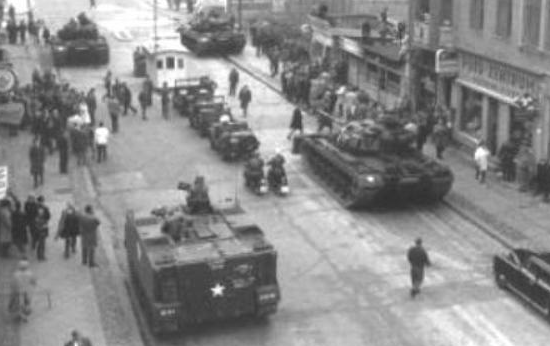
#> input picture DIPSourceHW2.png, 550 x 346 px
$ python enhance.py   (older library calls are emulated)
#> lines starting #> are read from the running program, lines starting #| are printed output that depends on the picture; long printed decimals are rounded
from scipy.signal import convolve2d
from matplotlib import pyplot as plt
import numpy as np
import numpy.matlib
import scipy
from scipy.signal import convolve2d
from scipy import fftpack, signal
import math
from scipy.sparse import csgraph
from scipy.fftpack import fft2, ifft2, fftshift

ALPHA = 2
PATCH_SIZE = 50
PATCH_SIZE_RESCALED = int(PATCH_SIZE / ALPHA)
KERNEL_SIZE = 7
SIGMA = 1
WINDOW = 7


# Displays a grayscale image to the user
def show_image(img, title):
    plt.title(title)
    plt.imshow(img, cmap='gray')
    plt.show()


# Displays a grayscale image to the user and also saves it
def show_and_save(img, title):
    show_image(img, title)
    plt.imsave(title + '.png', img, cmap='gray')


# This is the MATLAB im2col function
def im2col(A, sz):
    m, n = A.shape
    s1, s2 = A.strides
    rows = m - sz[0] + 1
    cols = n - sz[1] + 1
    shp = sz[0], sz[1], rows, cols
    strd = s1, s2, s1, s2

    out = np.lib.stride_tricks.as_strided(A, shape=shp, strides=strd).reshape(sz[0] * sz[1], -1)[:, ::1]
    return out


# This function creates the convolution matrix by sliding a window of size sz across the image A
def im2col_new(A, sz):
    mat = []
    for j in range(0, A.shape[1] - sz[1] + 1):
        for i in range(0, A.shape[0] - sz[0] + 1):
            window = A[i:i + sz[0], j:j + sz[1]].reshape((KERNEL_SIZE, KERNEL_SIZE))
            window = np.transpose(window)  # each individual window
            window = np.reshape(window, (pow(KERNEL_SIZE, 2)))
            mat.append(window)
    return mat


def mseCalc(imageA, imageB):
    # the 'Mean Squared Error' between the two images is the
    # sum of the squared difference between the two images;
    # NOTE: the two images must have the same dimension
    err = np.sum((imageA.astype("float") - imageB.astype("float")) ** 2)
    err /= float(imageA.shape[0] * imageA.shape[1])

    # return the MSE, the lower the error, the more "similar"
    # the two images are
    return err


# This function calculates the PSNR between two images
def psnr(img1, img2):
    mse = mseCalc(img1, img2)
    if mse == 0:
        return 100
    pixel_max = 255.0
    return 20 * math.log10(pixel_max / math.sqrt(mse))


# This function returns a 2D Gaussian kernel
def gkern(kernlen, std):
    gkern1d = signal.gaussian(kernlen, std=std).reshape(kernlen, 1)
    gkern2d = np.outer(gkern1d, gkern1d)
    return gkern2d


# This function returns a 2D Sinc kernel
def skern(kernlen, window):
    x = np.linspace(-(kernlen / 2), (kernlen / 2), window)
    xx = np.outer(x, x)
    kern = np.sinc(xx)
    return kern


# This function returns the Laplacian matrix
def laplacian(window_size, range):
    x = np.linspace(-range, range, window_size)
    xx = np.outer(x, x)
    return csgraph.laplacian(xx, normed=False)


# This function calculates the RMSE between two images
def RMSE(img1, img2):
    squared_diff = (img1 - img2) ** 2
    summed = np.sum(squared_diff)
    return math.sqrt(summed)


# This function creates patches of size patch_size out of an image
def create_patches(img, patch_size):
    patches = []
    for i in range(0, int(img.shape[0] - patch_size), patch_size):
        for j in range(0, int(img.shape[1] - patch_size), patch_size):
            patch = img[i:i + patch_size, j:j + patch_size]
            patches.append(patch)
    return patches


# This function calculates r_j_alpha by multiplying every Rj matrix with the kernel vector
def convolve_patches(Rjs, kernel):
    col_r = []
    for rj in Rjs:
        col_r.append(np.matmul(rj, kernel))
    return col_r


# This function adds padding to the kernel so that it'll be the same dimension as a given image. Used
# for the Wiener filter
def expand_kernel(img, kernel):
    pad_lim_x = (np.shape(img)[0] - np.shape(kernel)[0]) / 2
    pad_lim_y = (np.shape(img)[1] - np.shape(kernel)[1]) / 2
    pad_lim_x_0 = pad_lim_x
    pad_lim_x_1 = pad_lim_x
    pad_lim_y_0 = pad_lim_y
    pad_lim_y_1 = pad_lim_y
    if np.mod(np.shape(img)[0] - np.shape(kernel)[0], 2) == 1:
        pad_lim_x_0 = pad_lim_x + 0.5
        pad_lim_x_1 = pad_lim_x - 0.5
    if np.mod(np.shape(img)[1] - np.shape(kernel)[1], 2) == 1:
        pad_lim_y_0 = pad_lim_y + 0.5
        pad_lim_y_1 = pad_lim_y - 0.5
    padded_kernel = np.pad(kernel, ((int(pad_lim_x_0), int(pad_lim_x_1)), (int(pad_lim_y_0), int(pad_lim_y_1))),
                           'constant', constant_values=((0, 0), (0, 0)))
    return padded_kernel


# This function turns every patch within the sets r and q into column vectors
def columnise_patches(r, q):
    col_r = []
    col_q = []
    for patch in r:
        patch = np.array(patch)
        col_r.append(np.reshape(patch, (patch.shape[0] * patch.shape[1], 1)))

    for patch in q:
        patch = np.array(patch)
        col_q.append(np.reshape(patch, (patch.shape[0] * patch.shape[1], 1)))

    return col_r, col_q


def calc_weights_nominative(q, r):
    return np.exp((-0.5) * math.pow((numpy.linalg.norm(q - r)) / SIGMA, 2))


# This function calculates the weights for given sets of r and q
def calc_weights(r, q):
    weights = np.zeros((len(q), len(r)), dtype=float)  # [[0] * len(r) for i in range(len(q))]
    for i in range(len(q)):
        sum = 0
        for j in range(len(r)):
            sum += calc_weights_nominative(q[i], r[j])
        for j in range(len(r)):
            weights[i][j] = calc_weights_nominative(q[i], r[j]) / sum
    return weights


# The matrix S is an identity matrix with zero lines corresponding to the ALPHA constant. It is used as
# a downsampling matrix.
def create_S(m, n):
    S = np.zeros((math.ceil(pow(m / ALPHA, 2)), pow(m - n + 1, 2)))
    i = 1
    j = 0
    while j < S.shape[0]:
        if i % ALPHA == 0:
            i += 1
        else:
            S[j][i - 1] = 1
            i += 1
        j += 1

    return S


# This function creates the Rj matrix by multiplying the downscaling matrix S and the convolution matrix C
def create_Rj(patch):
    C = np.array(im2col_new(patch, (KERNEL_SIZE, KERNEL_SIZE)))
    S = np.array(create_S(patch.shape[0], KERNEL_SIZE))
    Rj = np.matmul(S, C)
    return Rj


# This function calculates a corresponding Rj matrix for each patch in r
def calc_Rj(r):
    Rj = []
    for patch in r:
        Rj.append(create_Rj(patch))
    return Rj


# This function turns every patch in q into a column vector
def unpack_q(q):
    unpacked_q = []
    for patch in q:
        patch = np.reshape(patch, (pow(PATCH_SIZE_RESCALED, 2), 1))
        unpacked_q.append(patch)
    return unpacked_q


# This function calculates the kernel(intermediate step in the algorithm)
def calc_k(r, q, weights, C):
    first_matrix = np.zeros((pow(KERNEL_SIZE, 2), pow(KERNEL_SIZE, 2)), dtype=float)
    second_matrix = np.zeros((pow(KERNEL_SIZE, 2), 1), dtype=float)

    for i in range(len(q)):
        for j in range(len(r)):
            first_matrix += weights[i][j] * np.matmul(np.transpose(r[j]), r[j]) + C
            second_matrix += weights[i][j] * np.matmul(np.transpose(r[j]), q[i])
    first_matrix = first_matrix  # / pow(SIGMA, 2)
    k_hat = np.matmul(np.linalg.inv(first_matrix), second_matrix)
    return k_hat


# This function returns an image after it has passed a weiner filter
def weiner_filter(img, kernel, K=0.01):
    padded_kernel = expand_kernel(img, kernel)
    y = np.copy(img)
    Y = fft2(y)
    H = fft2(padded_kernel)
    G = np.conj(H) / (np.abs(H) ** 2 + K)
    Y_hat = G * Y
    y_hat = np.abs(fftshift(ifft2(Y_hat)))
    return y_hat


# This function calculates the kernel used to restore an image using internal patches
def optimize_kernel(img, ref_img, r, q, k_hat):
    last_rmse = 999999
    r = np.array(r)
    q = np.array(q)
    iter = 1
    rmserror = 999999
    Rj = calc_Rj(r)
    D = laplacian(pow(KERNEL_SIZE, 2), pow(KERNEL_SIZE, 2) / 2)
    C = np.matmul(np.transpose(D), D)
    while last_rmse - rmserror >= 0:
        last_rmse = rmserror
        rmserror = 0
        last_k = k_hat
        col_r = convolve_patches(Rj, last_k)
        col_q = unpack_q(q)
        print("columnised patches")
        weights = calc_weights(col_r, col_q)
        print("calculated weights")
        # Rj = calc_Rj(col_r, last_k)
        k_hat = np.reshape(calc_k(Rj, col_q, weights, C), (KERNEL_SIZE, KERNEL_SIZE))
        show_image(k_hat, "new_kernel_" + str(iter))
        new_convolved_image = weiner_filter(ref_img, k_hat)
        show_image(new_convolved_image, "new_image_" + str(iter))
        iter += 1
        rmserror = RMSE(new_convolved_image, img)
        print(rmserror)
        k_hat = k_hat.reshape((49, 1))

    return np.reshape(k_hat, (KERNEL_SIZE, KERNEL_SIZE))


def main():
    img = plt.imread('DIPSourceHW2.png')
#> img is the input picture: shape (346, 550, 3) float32; min 0.173, max 1, mean 0.541
    img = np.array(img)
    img = img[:, :, 0]
#> img: shape (346, 550) float32
    delta = fftpack.fftshift(scipy.signal.unit_impulse((KERNEL_SIZE, KERNEL_SIZE)))
    k_hat = np.reshape(delta, (KERNEL_SIZE * KERNEL_SIZE, 1))
    gaussianKernel = gkern(PATCH_SIZE, SIGMA)
    sincKernel = skern(PATCH_SIZE, WINDOW)

    gaussImg = convolve2d(img, gaussianKernel, 'same')
    sincImg = convolve2d(img, sincKernel, 'same')
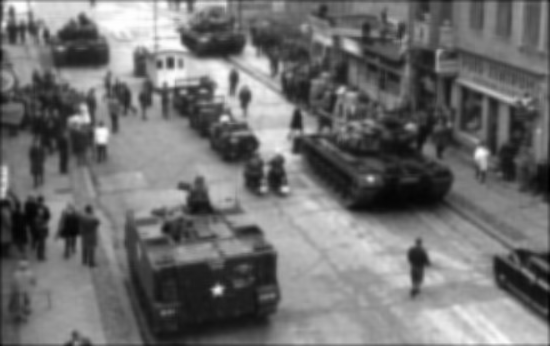
#> sincImg: shape (346, 550) float64; min 2.33, max 12.98, mean 7; drawn with min black and max white

    # [7 lines of commented-out code are left out]

    gaussImg = numpy.array(gaussImg)
    sincImg = numpy.array(sincImg)
    low_res_patches_r_gauss = create_patches(img, PATCH_SIZE)
#> after the loop in create_patches, `for i in range(0, int(img.shape[0] - patch_size), patch_size):`: patches = 60 items
#> low_res_patches_r_gauss = 60 items
    low_res_patches_q_gauss = create_patches(img, PATCH_SIZE_RESCALED)
#> low_res_patches_q_gauss = 273 items
    low_res_patches_r_sinc = create_patches(img, PATCH_SIZE)
#> low_res_patches_r_sinc = 60 items
    low_res_patches_q_sinc = create_patches(img, PATCH_SIZE_RESCALED)
#> low_res_patches_q_sinc = 273 items

    k_gauss = optimize_kernel(img, gaussImg, low_res_patches_r_gauss, low_res_patches_q_gauss, k_hat)
#> the loop in calc_Rj, `for patch in r:` made 60 passes
#> pass 1, in create_Rj, `Rj = np.matmul(S, C)`:
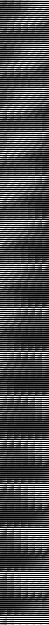
#> Rj: shape (625, 49) float64; min 0, max 1, mean 0.294
#> after the loop in calc_Rj, `for patch in r:`: Rj = 60 items
#> the loop in optimize_kernel, `while last_rmse - rmserror >= 0:` made 2 passes
#> (summed in RMSE, rmserror) on pass 1: (1973345.6, 1404.8)
#> (last_rmse, summed in RMSE, rmserror) on pass 2: (1404.8, 2028993.1, 1424.4)
#| 1404.758
#| 1424.427
#> pass 1, in weiner_filter, `y_hat = np.abs(fftshift(ifft2(Y_hat)))`:
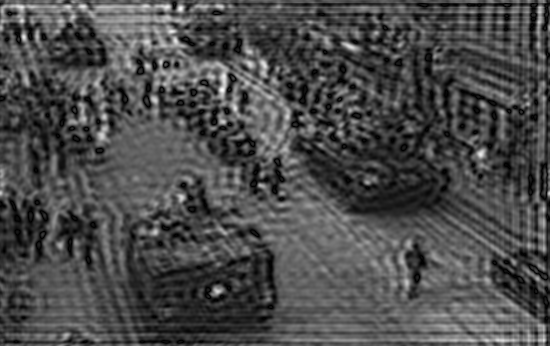
#> y_hat: shape (346, 550) float64; min 0.000128, max 11.42, mean 3.4; drawn with min black and max white
#> pass 2, in show_image (call 4), `plt.show()`:
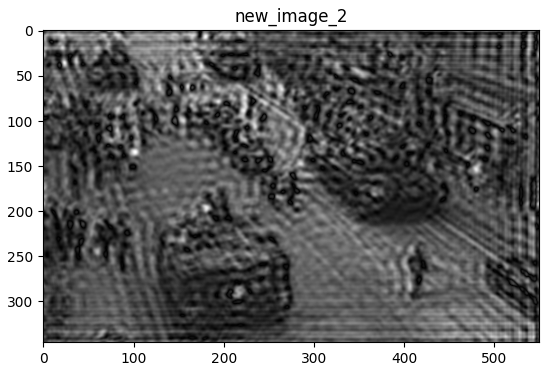
#> figure drawn by matplotlib, 1 panel
#> after the loop in optimize_kernel, `while last_rmse - rmserror >= 0:`:
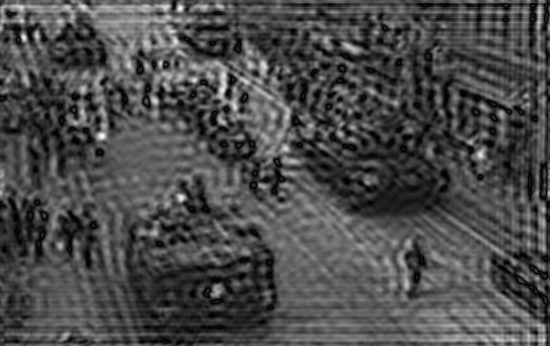
#> new_convolved_image: shape (346, 550) float64; min 9.66e-05, max 11.57, mean 3.44; drawn with min black and max white
#> after the loop in optimize_kernel, `while last_rmse - rmserror >= 0:`: iter = 3
    k_sinc = optimize_kernel(img, sincImg, low_res_patches_r_sinc, low_res_patches_q_sinc, k_hat)
#> the loop in calc_Rj (call 2), `for patch in r:` made 60 passes
#> the loop in optimize_kernel (call 2), `while last_rmse - rmserror >= 0:` made 2 passes
#> (summed in RMSE, rmserror) on pass 1: (9638392.2, 3104.6)
#> (last_rmse, summed in RMSE, rmserror) on pass 2: (3104.6, 9901179, 3146.6)
#| 3104.576
#| 3146.614
#> pass 1, in RMSE (call 3), `squared_diff = (img1 - img2) ** 2`:
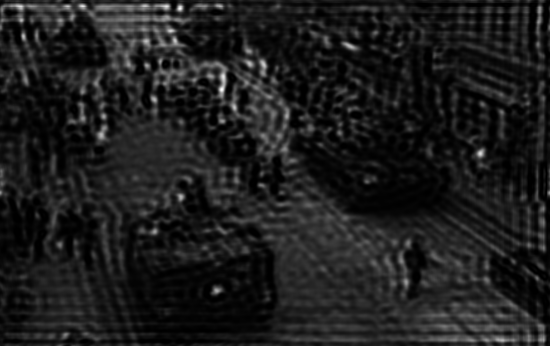
#> squared_diff: shape (346, 550) float64; min 1.11e-10, max 437, mean 50.6; drawn with min black and max white

    show_and_save(k_gauss, "gaussian kernel recovered")
#> in show_image (call 9), `plt.show()`:
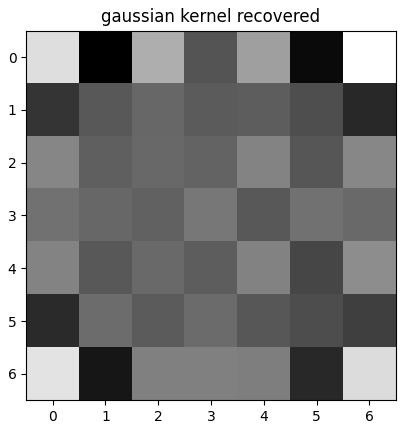
#> figure drawn by matplotlib, 1 panel
    show_and_save(k_sinc, "sinc kernel recovered")

    igauss_kgauss = weiner_filter(gaussImg, k_gauss)
    show_and_save(igauss_kgauss, "igauss_kgauss")
    print("PSNR igauss_kgauss: " + str(psnr(img, igauss_kgauss)))
#> in mseCalc, `err = np.sum((imageA.astype("float") - imageB.astype("float")) ** 2)`: err = 2028993.1
#> in mseCalc, `err /= float(imageA.shape[0] * imageA.shape[1])`: err = 10.66
#| PSNR igauss_kgauss: 37.852
    igauss_ksinc = weiner_filter(gaussImg, k_sinc)
    show_and_save(igauss_ksinc, "igauss_ksinc")
    print("PSNR igauss_ksinc: " + str(psnr(img, igauss_ksinc)))
#| PSNR igauss_ksinc: 37.852
    isinc_kgauss = weiner_filter(sincImg, k_gauss)
    show_and_save(isinc_kgauss, "isinc_kgauss")
    print("PSNR isinc_kgauss: " + str(psnr(img, isinc_kgauss)))
#| PSNR isinc_kgauss: 30.968
    isinc_ksinc = weiner_filter(sincImg, k_sinc)
    show_and_save(igauss_kgauss, "isinc_ksinc")
    print("PSNR isinc_ksinc: " + str(psnr(img, isinc_ksinc)))
#| PSNR isinc_ksinc: 30.968


if __name__ == "__main__":
    main()
